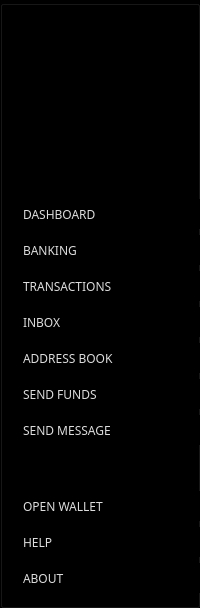
       <widget class="QGroupBox" name="leftMenu">
        <property name="sizePolicy">
         <sizepolicy hsizetype="Expanding" vsizetype="Expanding">
          <horstretch>0</horstretch>
          <verstretch>0</verstretch>
         </sizepolicy>
        </property>
        <property name="minimumSize">
         <size>
          <width>200</width>
          <height>0</height>
         </size>
        </property>
        <property name="maximumSize">
         <size>
          <width>200</width>
          <height>16777215</height>
         </size>
        </property>
        <property name="styleSheet">
         <string notr="true">background-color: #000; border-right: 1px solid #333;</string>
        </property>
        <property name="title">
         <string/>
        </property>
        <layout class="QVBoxLayout" name="verticalLayout">
         <property name="spacing">
          <number>6</number>
         </property>
         <property name="leftMargin">
          <number>0</number>
         </property>
         <property name="topMargin">
          <number>12</number>
         </property>
         <property name="rightMargin">
          <number>0</number>
         </property>
         <property name="bottomMargin">
          <number>12</number>
         </property>
         <item>
          <widget class="QLabel" name="label_42">
           <property name="minimumSize">
            <size>
             <width>175</width>
             <height>175</height>
            </size>
           </property>
           <property name="maximumSize">
            <size>
             <width>175</width>
             <height>175</height>
            </size>
           </property>
           <property name="styleSheet">
            <string notr="true">padding: 40px;
border:none;</string>
           </property>
           <property name="text">
            <string/>
           </property>
           <property name="pixmap">
            <pixmap resource="../../resources.qrc">:/images/conceal-logo</pixmap>
           </property>
           <property name="scaledContents">
            <bool>true</bool>
           </property>
           <property name="alignment">
            <set>Qt::AlignCenter</set>
           </property>
          </widget>
         </item>
         <item>
          <widget class="QPushButton" name="lm_dashboardButton">
           <property name="sizePolicy">
            <sizepolicy hsizetype="Preferred" vsizetype="Preferred">
             <horstretch>0</horstretch>
             <verstretch>0</verstretch>
            </sizepolicy>
           </property>
           <property name="minimumSize">
            <size>
             <width>199</width>
             <height>30</height>
            </size>
           </property>
           <property name="maximumSize">
            <size>
             <width>199</width>
             <height>30</height>
            </size>
           </property>
           <property name="font">
            <font>
             <family>Orbitron</family>
             <weight>50</weight>
             <bold>false</bold>
            </font>
           </property>
           <property name="styleSheet">
            <string notr="true">QPushButton {
text-align: left; 
color: #ddd; 
padding-left: 20px;
font-weight: normal;
border: none;
}

QPushButton:hover {
text-align: left; 
color: black; 
padding-left: 20px;
border: none;
background-color: qradialgradient(spread:reflect, cx:0.5, cy:0.5, radius:0.617, fx:0.500025, fy:0.5, stop:0.268657 rgba(255, 239, 0, 255), stop:0.437811 rgba(255, 203, 0, 255), stop:1 rgba(0, 0, 0, 255));
}</string>
           </property>
           <property name="text">
            <string>DASHBOARD</string>
           </property>
           <property name="icon">
            <iconset resource="../../resources.qrc">
             <normaloff>:/icons/icon-home</normaloff>:/icons/icon-home</iconset>
           </property>
           <property name="iconSize">
            <size>
             <width>18</width>
             <height>18</height>
            </size>
           </property>
          </widget>
         </item>
         <item>
          <widget class="QPushButton" name="lm_bankingButton">
           <property name="sizePolicy">
            <sizepolicy hsizetype="Preferred" vsizetype="Preferred">
             <horstretch>0</horstretch>
             <verstretch>0</verstretch>
            </sizepolicy>
           </property>
           <property name="minimumSize">
            <size>
             <width>199</width>
             <height>30</height>
            </size>
           </property>
           <property name="maximumSize">
            <size>
             <width>199</width>
             <height>30</height>
            </size>
           </property>
           <property name="font">
            <font>
             <family>orbitron</family>
             <weight>50</weight>
             <bold>false</bold>
            </font>
           </property>
           <property name="styleSheet">
            <string notr="true">QPushButton {
text-align: left; 
color: #ddd; 
padding-left: 20px;
font-weight: normal;
border: none;

}

QPushButton:hover {
text-align: left; color: black; 
padding-left: 20px;
border: none;
	background-color: qradialgradient(spread:reflect, cx:0.5, cy:0.5, radius:0.617, fx:0.500025, fy:0.5, stop:0.268657 rgba(255, 239, 0, 255), stop:0.437811 rgba(255, 203, 0, 255), stop:1 rgba(0, 0, 0, 255));
}</string>
           </property>
           <property name="text">
            <string>BANKING</string>
           </property>
           <property name="icon">
            <iconset resource="../../resources.qrc">
             <normaloff>:/icons/icon-banking</normaloff>:/icons/icon-banking</iconset>
           </property>
           <property name="iconSize">
            <size>
             <width>18</width>
             <height>18</height>
            </size>
           </property>
          </widget>
         </item>
         <item>
          <widget class="QPushButton" name="lm_transactionButton">
           <property name="sizePolicy">
            <sizepolicy hsizetype="Preferred" vsizetype="Preferred">
             <horstretch>0</horstretch>
             <verstretch>0</verstretch>
            </sizepolicy>
           </property>
           <property name="minimumSize">
            <size>
             <width>199</width>
             <height>30</height>
            </size>
           </property>
           <property name="maximumSize">
            <size>
             <width>199</width>
             <height>30</height>
            </size>
           </property>
           <property name="font">
            <font>
             <family>orbitron</family>
             <weight>50</weight>
             <bold>false</bold>
            </font>
           </property>
           <property name="styleSheet">
            <string notr="true">QPushButton {
text-align: left; 
color: #ddd; 
padding-left: 20px;
font-weight: normal;
border: none;

}

QPushButton:hover {
text-align: left; color: black; 
padding-left: 20px;
border: none;
	background-color: qradialgradient(spread:reflect, cx:0.5, cy:0.5, radius:0.617, fx:0.500025, fy:0.5, stop:0.268657 rgba(255, 239, 0, 255), stop:0.437811 rgba(255, 203, 0, 255), stop:1 rgba(0, 0, 0, 255));
}</string>
           </property>
           <property name="text">
            <string>TRANSACTIONS</string>
           </property>
           <property name="icon">
            <iconset resource="../../resources.qrc">
             <normaloff>:/icons/icon-transactions</normaloff>:/icons/icon-transactions</iconset>
           </property>
           <property name="iconSize">
            <size>
             <width>18</width>
             <height>18</height>
            </size>
           </property>
          </widget>
         </item>
         <item>
          <widget class="QPushButton" name="lm_messagesButton">
           <property name="sizePolicy">
            <sizepolicy hsizetype="Preferred" vsizetype="Preferred">
             <horstretch>0</horstretch>
             <verstretch>0</verstretch>
            </sizepolicy>
           </property>
           <property name="minimumSize">
            <size>
             <width>199</width>
             <height>30</height>
            </size>
           </property>
           <property name="maximumSize">
            <size>
             <width>199</width>
             <height>30</height>
            </size>
           </property>
           <property name="font">
            <font>
             <family>orbitron</family>
             <weight>50</weight>
             <bold>false</bold>
            </font>
           </property>
           <property name="styleSheet">
            <string notr="true">QPushButton {
text-align: left; 
color: #ddd; 
padding-left: 20px;
font-weight: normal;
border: none;

}

QPushButton:hover {
text-align: left; color: black; 
padding-left: 20px;
border: none;
	background-color: qradialgradient(spread:reflect, cx:0.5, cy:0.5, radius:0.617, fx:0.500025, fy:0.5, stop:0.268657 rgba(255, 239, 0, 255), stop:0.437811 rgba(255, 203, 0, 255), stop:1 rgba(0, 0, 0, 255));
}</string>
           </property>
           <property name="text">
            <string>INBOX</string>
           </property>
           <property name="icon">
            <iconset resource="../../resources.qrc">
             <normaloff>:/icons/icon-messages</normaloff>:/icons/icon-messages</iconset>
           </property>
           <property name="iconSize">
            <size>
             <width>18</width>
             <height>18</height>
            </size>
           </property>
          </widget>
         </item>
         <item>
          <widget class="QPushButton" name="lm_addressBookButton_2">
           <property name="sizePolicy">
            <sizepolicy hsizetype="Preferred" vsizetype="Preferred">
             <horstretch>0</horstretch>
             <verstretch>0</verstretch>
            </sizepolicy>
           </property>
           <property name="minimumSize">
            <size>
             <width>199</width>
             <height>30</height>
            </size>
           </property>
           <property name="maximumSize">
            <size>
             <width>199</width>
             <height>30</height>
            </size>
           </property>
           <property name="font">
            <font>
             <family>Orbitron</family>
             <weight>50</weight>
             <bold>false</bold>
            </font>
           </property>
           <property name="styleSheet">
            <string notr="true">QPushButton {
text-align: left; 
color: #ddd; 
padding-left: 20px;
font-weight: normal;
border: none;
}

QPushButton:hover {
text-align: left; color: black; 
padding-left: 20px;
border: none;
	background-color: qradialgradient(spread:reflect, cx:0.5, cy:0.5, radius:0.617, fx:0.500025, fy:0.5, stop:0.268657 rgba(255, 239, 0, 255), stop:0.437811 rgba(255, 203, 0, 255), stop:1 rgba(0, 0, 0, 255));
}</string>
           </property>
           <property name="text">
            <string>ADDRESS BOOK</string>
           </property>
           <property name="icon">
            <iconset resource="../../resources.qrc">
             <normaloff>:/icons/address-book</normaloff>:/icons/address-book</iconset>
           </property>
           <property name="iconSize">
            <size>
             <width>18</width>
             <height>18</height>
            </size>
           </property>
          </widget>
         </item>
         <item>
          <widget class="QPushButton" name="lm_newTransferButton">
           <property name="sizePolicy">
            <sizepolicy hsizetype="Preferred" vsizetype="Preferred">
             <horstretch>0</horstretch>
             <verstretch>0</verstretch>
            </sizepolicy>
           </property>
           <property name="minimumSize">
            <size>
             <width>199</width>
             <height>30</height>
            </size>
           </property>
           <property name="maximumSize">
            <size>
             <width>199</width>
             <height>30</height>
            </size>
           </property>
           <property name="font">
            <font>
             <family>orbitron</family>
             <weight>50</weight>
             <bold>false</bold>
            </font>
           </property>
           <property name="styleSheet">
            <string notr="true">QPushButton {
text-align: left; 
color: #ddd; 
padding-left: 20px;
font-weight: normal;
border: none;

}

QPushButton:hover {
text-align: left; color: black; 
padding-left: 20px;
border: none;
	background-color: qradialgradient(spread:reflect, cx:0.5, cy:0.5, radius:0.617, fx:0.500025, fy:0.5, stop:0.268657 rgba(255, 239, 0, 255), stop:0.437811 rgba(255, 203, 0, 255), stop:1 rgba(0, 0, 0, 255));
}</string>
           </property>
           <property name="text">
            <string>SEND FUNDS</string>
           </property>
           <property name="icon">
            <iconset resource="../../resources.qrc">
             <normaloff>:/icons/icon-send</normaloff>:/icons/icon-send</iconset>
           </property>
          </widget>
         </item>
         <item>
          <widget class="QPushButton" name="lm_newMessageButton">
           <property name="sizePolicy">
            <sizepolicy hsizetype="Preferred" vsizetype="Preferred">
             <horstretch>0</horstretch>
             <verstretch>0</verstretch>
            </sizepolicy>
           </property>
           <property name="minimumSize">
            <size>
             <width>199</width>
             <height>30</height>
            </size>
           </property>
           <property name="maximumSize">
            <size>
             <width>199</width>
             <height>30</height>
            </size>
           </property>
           <property name="font">
            <font>
             <family>orbitron</family>
             <weight>50</weight>
             <bold>false</bold>
            </font>
           </property>
           <property name="styleSheet">
            <string notr="true">QPushButton {
text-align: left; 
color: #ddd; 
padding-left: 20px;
font-weight: normal;
border: none;

}

QPushButton:hover {
text-align: left;
color: black; 
padding-left: 20px;
border: none;
background-color: qradialgradient(spread:reflect, cx:0.5, cy:0.5, radius:0.617, fx:0.500025, fy:0.5, stop:0.268657 rgba(255, 239, 0, 255), stop:0.437811 rgba(255, 203, 0, 255), stop:1 rgba(0, 0, 0, 255));
}</string>
           </property>
           <property name="text">
            <string>SEND MESSAGE</string>
           </property>
           <property name="icon">
            <iconset resource="../../resources.qrc">
             <normaloff>:/icons/icon-send-message</normaloff>:/icons/icon-send-message</iconset>
           </property>
          </widget>
         </item>
         <item>
          <spacer name="verticalSpacer">
           <property name="orientation">
            <enum>Qt::Vertical</enum>
           </property>
           <property name="sizeHint" stdset="0">
            <size>
             <width>20</width>
             <height>40</height>
            </size>
           </property>
          </spacer>
         </item>
         <item>
          <widget class="QPushButton" name="lm_newOpenWalletButton">
           <property name="sizePolicy">
            <sizepolicy hsizetype="Preferred" vsizetype="Preferred">
             <horstretch>0</horstretch>
             <verstretch>0</verstretch>
            </sizepolicy>
           </property>
           <property name="minimumSize">
            <size>
             <width>199</width>
             <height>30</height>
            </size>
           </property>
           <property name="maximumSize">
            <size>
             <width>199</width>
             <height>30</height>
            </size>
           </property>
           <property name="font">
            <font>
             <family>orbitron</family>
             <weight>50</weight>
             <bold>false</bold>
            </font>
           </property>
           <property name="styleSheet">
            <string notr="true">QPushButton {
text-align: left; 
color: #ddd; 
padding-left: 20px;
font-weight: normal;
border: none;

}

QPushButton:hover {
text-align: left; color: black; 
padding-left: 20px;
border: none;
	background-color: qlineargradient(spread:pad, x1:0, y1:0, x2:1, y2:1, stop:0 rgba(0, 255, 223, 255), stop:1 rgba(255, 0, 216, 255));
}</string>
           </property>
           <property name="text">
            <string>OPEN WALLET</string>
           </property>
          </widget>
         </item>
         <item>
          <widget class="QPushButton" name="lm_helpButton">
           <property name="sizePolicy">
            <sizepolicy hsizetype="Preferred" vsizetype="Preferred">
             <horstretch>0</horstretch>
             <verstretch>0</verstretch>
            </sizepolicy>
           </property>
           <property name="minimumSize">
            <size>
             <width>199</width>
             <height>30</height>
            </size>
           </property>
           <property name="maximumSize">
            <size>
             <width>199</width>
             <height>30</height>
            </size>
           </property>
           <property name="font">
            <font>
             <family>orbitron</family>
             <weight>50</weight>
             <bold>false</bold>
            </font>
           </property>
           <property name="styleSheet">
            <string notr="true">QPushButton {
text-align: left; 
color: #ddd; 
padding-left: 20px;
font-weight: normal;
border: none;

}

QPushButton:hover {
text-align: left; color: black; 
padding-left: 20px;
border: none;
	background-color: qlineargradient(spread:pad, x1:0, y1:0, x2:1, y2:1, stop:0 rgba(0, 255, 223, 255), stop:1 rgba(255, 0, 216, 255));
}</string>
           </property>
           <property name="text">
            <string>HELP</string>
           </property>
           <property name="iconSize">
            <size>
             <width>18</width>
             <height>18</height>
            </size>
           </property>
          </widget>
         </item>
         <item>
          <widget class="QPushButton" name="lm_about">
           <property name="sizePolicy">
            <sizepolicy hsizetype="Preferred" vsizetype="Preferred">
             <horstretch>0</horstretch>
             <verstretch>0</verstretch>
            </sizepolicy>
           </property>
           <property name="minimumSize">
            <size>
             <width>199</width>
             <height>30</height>
            </size>
           </property>
           <property name="maximumSize">
            <size>
             <width>199</width>
             <height>30</height>
            </size>
           </property>
           <property name="font">
            <font>
             <family>orbitron</family>
             <weight>50</weight>
             <bold>false</bold>
            </font>
           </property>
           <property name="styleSheet">
            <string notr="true">QPushButton {
text-align: left; 
color: #ddd; 
padding-left: 20px;
font-weight: normal;
border: none;

}

QPushButton:hover {
text-align: left; color: #333; 
padding-left: 20px;
border: none;
	background-color: qlineargradient(spread:pad, x1:0, y1:0, x2:1, y2:1, stop:0 rgba(0, 255, 223, 255), stop:1 rgba(255, 0, 216, 255));
}</string>
           </property>
           <property name="text">
            <string>ABOUT</string>
           </property>
           <property name="iconSize">
            <size>
             <width>18</width>
             <height>18</height>
            </size>
           </property>
          </widget>
         </item>
        </layout>
        <zorder>lm_dashboardButton</zorder>
        <zorder>lm_bankingButton</zorder>
        <zorder>lm_transactionButton</zorder>
        <zorder>lm_messagesButton</zorder>
        <zorder>lm_addressBookButton_2</zorder>
        <zorder>lm_newTransferButton</zorder>
        <zorder>lm_newMessageButton</zorder>
        <zorder>lm_helpButton</zorder>
        <zorder>lm_about</zorder>
        <zorder>label_42</zorder>
        <zorder>lm_newOpenWalletButton</zorder>
       </widget>
